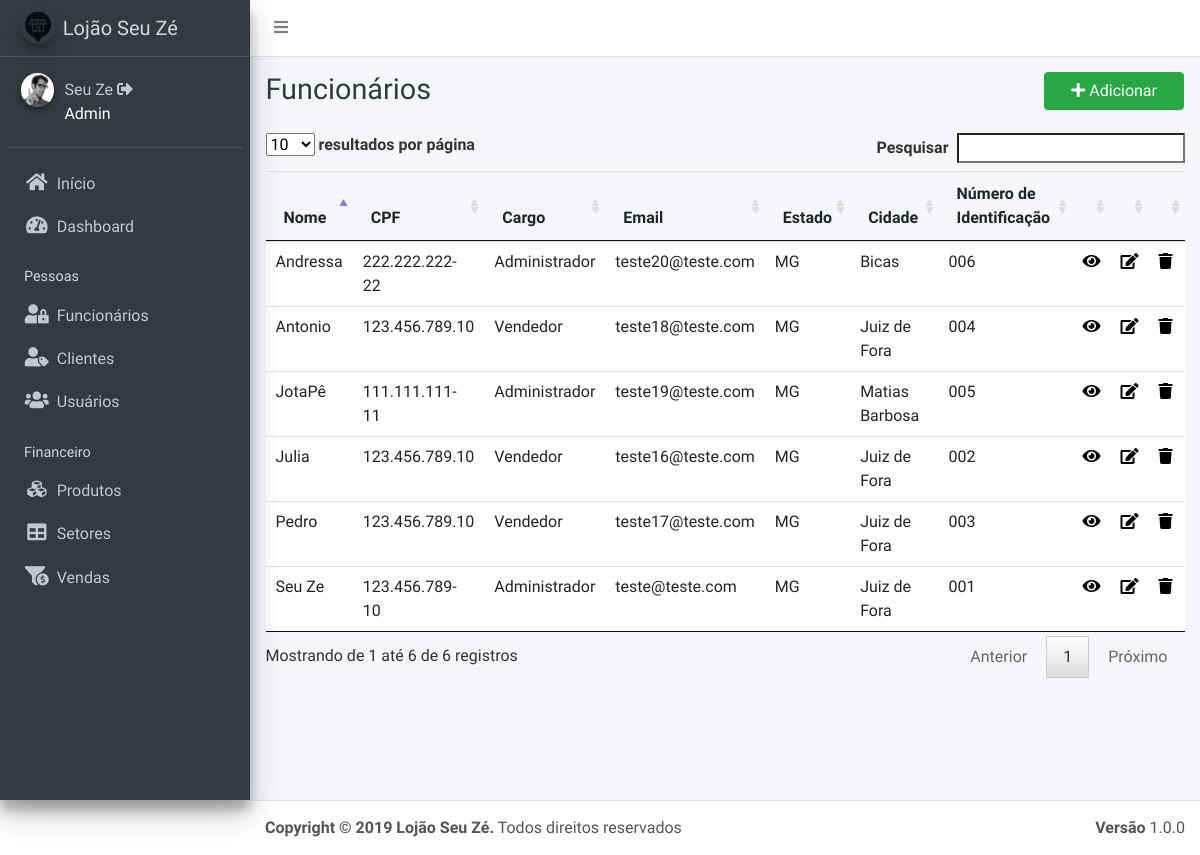
Screenshot of /listaFuncionarios.php (signed in) with the database file from the repository.
### tables this page shows
CREATE TABLE `usuarios` (
  `id` int(11) NOT NULL,
  `email` varchar(20) NOT NULL,
  `senha` varchar(40) NOT NULL,
  `tipo` varchar(11) NOT NULL,
  `nome` varchar(50) NOT NULL,
  `telefone` varchar(12) NOT NULL,
  `cpf` varchar(14) NOT NULL,
  `endereco` varchar(40) NOT NULL,
  `complemento` varchar(40) DEFAULT NULL,
  `cidade` varchar(40) NOT NULL,
  `estado` varchar(40) NOT NULL,
  `cep` varchar(10) NOT NULL,
  `cnpj` varchar(40) DEFAULT NULL,
  `nid` varchar(10) DEFAULT NULL,
  `salario` varchar(11) DEFAULT NULL,
  `cargo` varchar(40) DEFAULT NULL
);

### listaFuncionarios.php (the view, shortened to what this page needs)
<?php require ('header.php'); ?>
<?php require ('dashboard.php'); ?>
<?php
if($_SESSION['cargo']=="Administrador"){
$sql = "SELECT * FROM usuarios WHERE cargo='Vendedor' OR cargo='Administrador' ORDER BY nid ASC";
$result = $conexao->query($sql);
?>
  <div class="content-wrapper">
    <div class="content-header">
      <div class="container-fluid">
        <div class="row mb-2">
          <div class="col-sm-3">
            <h1 class="m-0 text-dark">Funcionários</h1>
          </div>
          <div class="col-sm-3">
          </div>
          <div class="col-sm-4">
          </div>
          <div class="col-sm-2">
            <a href="insertUsuario.php"><button type="button" class="btn btn-block btn-success"><i class="nav-icon fa fa-plus"></i> Adicionar</button></a>
          </div>
        </div>
      </div>
    </div>
    <section class="content">
      <div class="container-fluid">
        <div class="row">
          <section class="col-lg-12 connectedSortable">
            <table id="tabelinha" class="table table-hover">
              <thead>
                <tr>
                  <th>Nome</th>
                  <th>CPF</th>
                  <th>Cargo</th>
                  <th>Email</th>
                  <th>Estado</th>
                  <th>Cidade</th>
                  <th>Número de Identificação</th>
                  <th></th>
                  <th></th>
                  <th></th>
                </tr>
              </thead>
              <tbody>
                <?php
                if ($result->num_rows > 0) {
                    while ($row = $result->fetch_assoc()) {
                        echo "<tr href='viewUsuario.php?id=".$row['id']."' >";
                        echo "<td>" .$row["nome"] . "</td>";
                        echo "<td>" .$row["cpf"] . "</td> ";
                        echo "<td>" .$row["cargo"] . "</td>";
                        echo "<td>" .$row["email"] . "</td>";
                        echo "<td>" .$row["estado"] . "</td>";
                        echo "<td>" .$row["cidade"] . "</td>";
                        echo "<td>" .$row["nid"] . "</td>";
                      ?>
                        <td><a href="viewUsuario.php?id=<?php echo $row['id'];?>" style="text-decoration: none;color: #000;" data-toggle="tooltip" title="Visualizar"><i class="fa fa-eye"></i></a></td>
                        <td><a href="updateFuncionario.php?id=<?php echo $row['id'];?>" style="text-decoration: none;color: #000;" data-toggle="tooltip" title="Editar"><i class="fa fa-edit"></i></a></td>
                        <td><a href="#" onclick="excluir(<?php echo $row['id'];?>)" style="text-decoration: none;color: #000;" data-toggle="tooltip" title="Excluir"><i class="fa fa-trash"></i></a></td>
                      <?php
                      echo "</tr>";
                    }
                }
                ?>
              </tbody>
            </table>
          </section>
        </div>
      </div>
    </section>
  </div>
<?php
  }
?>
<?php require ('footer.php');?>

### rows the page displays
usuarios: nome "Seu Ze", cpf "123.456.789-10", cargo "Administrador", email "teste@teste.com", estado "MG", cidade "Juiz de Fora", nid "001"
usuarios: nome "Julia", cpf "123.456.789.10", cargo "Vendedor", email "teste16@teste.com", estado "MG", cidade "Juiz de Fora", nid "002"
usuarios: nome "Pedro", cpf "123.456.789.10", cargo "Vendedor", email "teste17@teste.com", estado "MG", cidade "Juiz de Fora", nid "003"
usuarios: nome "Antonio", cpf "123.456.789.10", cargo "Vendedor", email "teste18@teste.com", estado "MG", cidade "Juiz de Fora", nid "004"
usuarios: nome "JotaPê", cpf "111.111.111-11", cargo "Administrador", email "teste19@teste.com", estado "MG", cidade "Matias Barbosa", nid "005"
usuarios: nome "Andressa", cpf "222.222.222-22", cargo "Administrador", email "teste20@teste.com", estado "MG", cidade "Bicas", nid "006"

### other values shown
$_SESSION['nome'] "Seu Ze"
$_SESSION['tipo'] "Admin"
